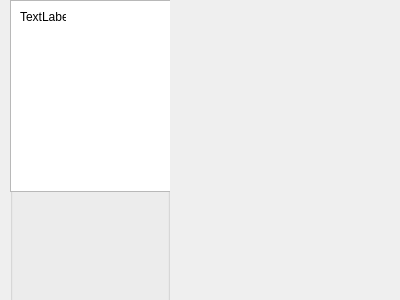
<?xml version="1.0" encoding="UTF-8"?>
<ui version="4.0">
 <class>Dialog</class>
 <widget class="QDialog" name="Dialog">
  <property name="geometry">
   <rect>
    <x>0</x>
    <y>0</y>
    <width>400</width>
    <height>300</height>
   </rect>
  </property>
  <property name="windowTitle">
   <string>Dialog</string>
  </property>
  <widget class="QWidget" name="verticalLayoutWidget">
   <property name="geometry">
    <rect>
     <x>10</x>
     <y>0</y>
     <width>160</width>
     <height>351</height>
    </rect>
   </property>
   <layout class="QVBoxLayout" name="verticalLayout">
    <item>
     <widget class="QGroupBox" name="groupBox">
      <property name="title">
       <string>GroupBox</string>
      </property>
      <widget class="QTextEdit" name="textEdit_2">
       <property name="geometry">
        <rect>
         <x>10</x>
         <y>30</y>
         <width>158</width>
         <height>71</height>
        </rect>
       </property>
      </widget>
      <widget class="QTextEdit" name="textEdit"/>
      <widget class="QLabel" name="label">
       <property name="geometry">
        <rect>
         <x>10</x>
         <y>10</y>
         <width>46</width>
         <height>13</height>
        </rect>
       </property>
       <property name="text">
        <string>TextLabel</string>
       </property>
      </widget>
     </widget>
    </item>
   </layout>
  </widget>
 </widget>
 <resources/>
 <connections/>
</ui>
